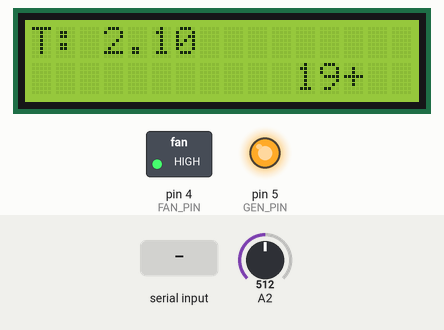
The sketch below on a simulated Arduino Mega 2560, built with avr-gcc and run on an emulated ATmega2560. Parts: 16×2 character LCD, switched loads named in the sketch (green lamp = pin HIGH), output pins drawn as LEDs (lit = HIGH). The inputs (shaded band) are chosen by the test bench; at power-on: A2 = 512.

Above: at 1.2 s.
1.3 s: "1" received over the second serial link
At 2.8 s:
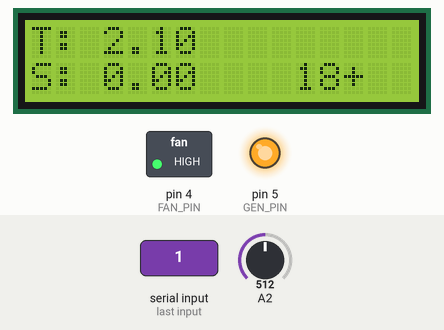
4.3 s: A2 set to 716
At 5.8 s:
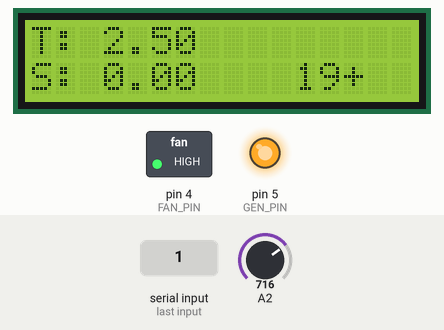
6.5 s: A2 set to 52
At 7.3 s:
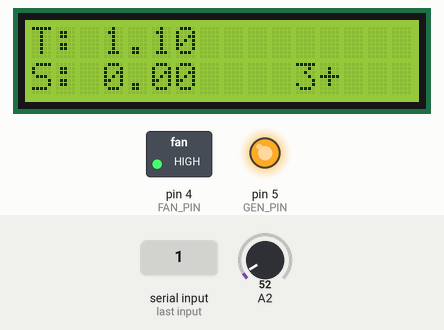
8.5 s: A2 set to 41
At 9.8 s:
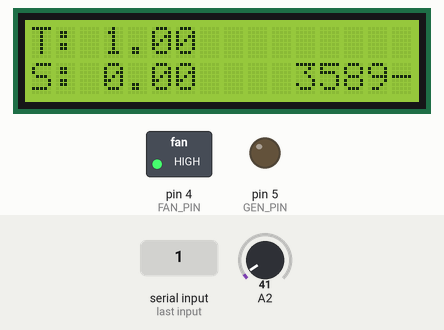
Timing chart, 0 to 11.5 s (numbered marks = the images above; inputs shaded):
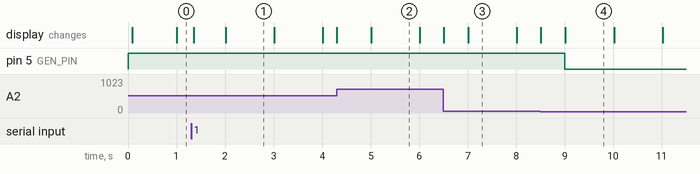

The sketch:

__main__.ino
```cpp
#include <LiquidCrystal_I2C.h>
LiquidCrystal_I2C lcd(0x27, 16, 2);

uint32_t current_millis = 0;

uint32_t timer_on_millis = 10000;
uint32_t timer_off_millis = 3600000;
//uint32_t timer_off_millis = 3000;

uint32_t one_second_current_millis = 0;

int is_on = 1;


#define FAN_PIN 4
#define GEN_PIN 5

// potentiometer
#define POT_PIN 34


uint8_t sensor_buff[9] = {};
uint8_t sensor_buff_index = 0;
uint32_t sensor_buff_timer = 0;
int8_t sensor_buffer_new_data = 0;

typedef struct sensor_t
{
  int16_t ppb_curr;
  int16_t ppb_prev;
} sensor_t;
sensor_t sensor1;

typedef struct lcd_t
{
  int16_t target_curr = 0;
  int16_t target_prev = -1;
} lcd_t;
lcd_t lcd1;

void lcd_manager()
{
  lcd_print_sensor();
  lcd_print_target();
}

void lcd_print_sensor()
{
  int val = sensor1.ppb_curr;
  if (val > 9999) val = 9999;
  int d1 = val % 10000 / 1000;
  int d2 = val % 1000 / 100;
  int d3 = val % 100 / 10;
  if (sensor1.ppb_prev != sensor1.ppb_curr)
  {
    sensor1.ppb_prev = sensor1.ppb_curr;
    lcd.setCursor(0, 1);
    lcd.print("S: " + String(d1) + "." + String(d2) + String(d3));
  }
}

void lcd_print_target()
{
  int d1 = lcd1.target_curr % 100 / 10;
  int d2 = lcd1.target_curr % 10 / 1;
  if (lcd1.target_prev != lcd1.target_curr)
  {
    lcd1.target_prev = lcd1.target_curr;
    lcd.setCursor(0, 0);
    lcd.print("T: " + String(d1) + "." + String(d2) + "0");
  }
}

void sensor_manager()
{
  sensor1_read();
}

unsigned char get_checksum(unsigned char *i, unsigned char ln)
{
  unsigned char j, tempq = 0;
  i += 1;
  for (j = 0; j < (ln - 2); j++)
  {
    tempq += *i;
    i++;
  }
  tempq = (~tempq) + 1;
  return (tempq);
}

void sensor1_read()
{
  if (Serial2.available() > 0)
  {
    sensor_buffer_new_data = 1;
    uint8_t temp_val = Serial2.read();
    if (sensor_buff_index < 9)
    {
      sensor_buff[sensor_buff_index] = temp_val;
      sensor_buff_index++;
      sensor_buff_timer = millis();
    }
  }

  if (millis() - sensor_buff_timer > 40)
  {
    if (sensor_buffer_new_data)
    {
      sensor_buffer_new_data = 0;

      if (get_checksum(sensor_buff, 9) == sensor_buff[8])
      {
        int tmp = sensor_buff[4] * 256 + sensor_buff[5];
        if (tmp >= 0 && tmp <= 10000)
        {
          sensor1.ppb_curr = tmp;
          sensor1.ppb_prev = -1;
        }
      }

      for (int i = 0; i < 9; i++)
      {
        sensor_buff[i] = 0;
      }
      sensor_buff_index = 0;
    }
  }
}

void setup()
{
  Serial.begin(9600);
  Serial2.begin(9600);

  pinMode(FAN_PIN, OUTPUT);
  digitalWrite(FAN_PIN, HIGH);

  pinMode(GEN_PIN, OUTPUT);
  digitalWrite(GEN_PIN, HIGH);

  lcd.init();
  lcd.backlight();
  lcd.setCursor(0, 0);
  lcd.print("Hello");
  lcd.clear();
}

int counter = 0;

void loop()
{
  sensor_manager();
  lcd_manager();

  lcd1.target_curr = analogRead(POT_PIN);
  lcd1.target_curr = map(lcd1.target_curr, 0, 4095, 10, 99);

  float ozone_ppm = float(lcd1.target_curr) / 10;
  float ozone_mg_m3 = 2.14;
  float cube_volume = 0.125;
  float quantita_ozono_richiesta = ozone_ppm * ozone_mg_m3 * cube_volume;
  float macchina_usate = 100;
  float rapporto_macchina_usata_e_quantita_ozono_richiesta = macchina_usate / quantita_ozono_richiesta;
  float secondi_accensione_x_minuto = 3600 / rapporto_macchina_usata_e_quantita_ozono_richiesta;

  long millis_accensione = long(secondi_accensione_x_minuto) * 1000;

  if (is_on)
  {
    if (millis() - current_millis > millis_accensione)
    {
      current_millis = millis();

      digitalWrite(GEN_PIN, LOW);
      is_on = 0;
      counter = 0;
    }
  }
  else
  {
    if (millis() - current_millis > 3600000 - millis_accensione)
    {
      current_millis = millis();

      digitalWrite(GEN_PIN, HIGH);
      is_on = 1;
      counter = 0;
    }
  }

  if (millis() - one_second_current_millis > 1000)
  {
    one_second_current_millis = millis();

    lcd.setCursor(11, 1);
    counter++;
    if (is_on) lcd.print(String(int(secondi_accensione_x_minuto) - counter) + "+    ");
    else  lcd.print(String(int(3600 - secondi_accensione_x_minuto) - counter) + "-    ");
  }


}
```

Measured:
- the behaviour switches between 47 and 46 on A2 (found by bisection; images 3 and 4)
- after the input at 1.3 s, the display: first changes after 0.05 s (image 1 shows a later state)
- after the input at 8.5 s, pin 5 (GEN_PIN): HIGH → LOW after 0.50 s instead of 1.5 s
- what the display in image 1 shows lasts 1.0 s, from 2.0 s to 3.0 s
